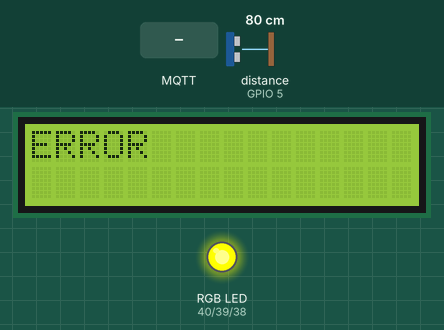
This sketch was run on a simulated ESP32-S3. Shown: 16×2 character LCD, an RGB LED mixed from three pins (HIGH = lit). The inputs (shaded band) are chosen by the test bench; at power-on: distance to the obstacle (sensor on GPIO 5) 80 cm. The echo pulse lasts 58.3 µs per cm; WiFi joins after 1.5 s; servers stay silent unless stated; no MQTT or app messages arrive unless stated; pins used as bus, display or sensor lines are not drawn; what the sketch prints to the serial monitor is not drawn.

Above: at 2.8 s.
2.9 s: MQTT message "1" arrives on the first subscribed topic
At 4.8 s:
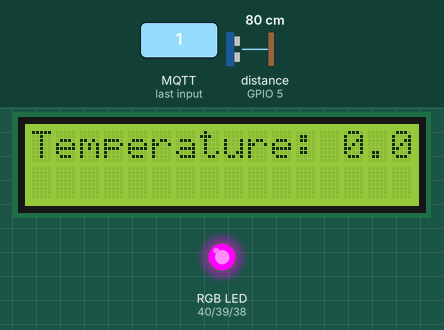
5.1 s: MQTT message "on" arrives on the first subscribed topic
7.1 s: MQTT message "off" arrives on the first subscribed topic
Timing chart, 0 to 10.1 s (numbered marks = the images above; inputs shaded):
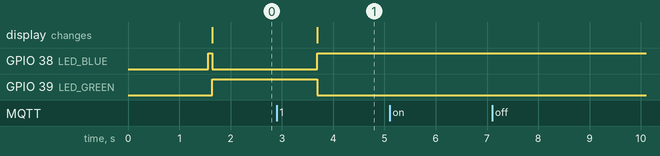

The sketch:

ESP32-S3_Exterior.ino
```cpp
/**
 * @file     ESP32-S3_Exterior.ino
 *
 * @brief    Main program for exterior ESP32-S3 node.
 *
 * This firmware runs on the exterior module of a cold storage monitoring system.
 * It uses a presence sensor to detect AMRs attempting to access the chamber, receives
 * temperature data via MQTT from the interior module, displays the temperature on an LCD,
 * provides LED-based status indication, and sends AMR presence and temperature data
 * to the interior module over RS485.
 *
 * @authors
 *    Ángela Espert Cornejo      <aespcor@etsinf.upv.es>
 *    Lourdes Francés Llimerá    <lfralli@epsa.upv.es>
 *
 * @date     May 2025
 */

//-----[ INCLUDES ]-----------------------------------------------------------//
#include <Arduino.h>

//-----[ OWN INCLUDES ]-------------------------------------------------------//
#include "global_variables.hpp"

#include "led_control.hpp"
#include "lcd_control.hpp"
#include "presence_control.hpp"

#include "wifi_receiver.hpp"
#include "rs485_sender.hpp"

//-----[ SETUP FUNCTION ]-----------------------------------------------------//

/******************************************************************************/
/*!
 * @brief  Initialization routine called once at boot.
 *
 * Sets up serial communication, initializes RS485, WiFi and MQTT connections,
 * and configures the LED, LCD, and presence sensor.
 *
 * @param  void
 * @return void
 */
void setup()
{
    Serial.begin(115200);

    setupRS485Sender();
    setupWifiReceiver();

    setupLED();
    setupLCD();
    setupPresenceSensor();
}

//-----[ LOOP FUNCTION ]------------------------------------------------------//

/******************************************************************************/
/*!
 * @brief  Main execution loop.
 *
 * Continuously checks for AMR presence, simulates AMR ID incrementation,
 * receives temperature via MQTT, sends AMR data through RS485,
 * and updates visual indicators (LCD and LEDs).
 *
 * @param  void
 * @return void
 */
void loop()
{
    checkPresence(); // Update objectDetected flag based on presence sensor

    // Simulate AMR ID assignment for testing/demo
    // In a real environment, the AMR would send his ID by WiFi
    if (objectDetected)
    {
      if (AMR_id > 50)
      {
        AMR_id = -1;
      }
      AMR_id += 1;
    }

    receiveData();   // Receive temperature from MQTT broker
    publishData();   // Send AMR ID and temperature via RS485

    updateLCD();     // Update LCD display with temperature
    updateLED();     // Update RGB LED based on temperature status

    delay(2000);     // Wait 2 seconds before repeating
}
```

global_variables.cpp
```cpp
//-----[ INCLUDES ]-----------------------------------------------------------//
#include <Arduino.h>

//-----[ OWN INCLUDES ]-------------------------------------------------------//
#include "global_variables.hpp"

//-----[ VARIABLES ]----------------------------------------------------------//
// WiFi credentials
const char* ssid                  = "Livebox6-6587";       // WiFi network SSID
const char* password              = "72kKLstTueD2";        // WiFi network password
// MQTT configuration
const char* mqttServer            = "192.168.1.132";       // IP address of the MQTT broker
const char* mqttTopic_temperature = "sensors/inside/temperature"; // MQTT topic for publishing temperature data
const int   port                  = 1883;                  // MQTT broker port
// Sensor data and system status
float       temperature           = -1;                    // Latest temperature reading
bool        objectDetected        = false;                 // Object detection flag from RS485 sensor
int         AMR_id                = -1;                    // ID of the detected AMR 
```

global_variables.hpp
```cpp
#ifndef GLOBAL_VARIABLES_H
#define GLOBAL_VARIABLES_H

#include <Arduino.h>

//-----[ WIFI SENDER CONFIGURATION ]------------------------------------------//
extern const char* ssid;                    // WiFi network SSID
extern const char* password;                // WiFi password
extern const char* mqttServer;              // MQTT broker IP or hostname
extern const char* mqttTopic_temperature;   // MQTT topic for temperature messages
extern const int   port;                    // MQTT broker port

//-----[ SENSOR DATA ]--------------------------------------------------------//
extern float temperature;                   // Current temperature reading

//-----[ RS485 RECEIVER & DOOR CONTROL ]--------------------------------------//
extern bool objectDetected;                  // Flag indicating if an object is detected
extern int  AMR_id;                          // ID of the detected AMR

#endif // GLOBAL_VARIABLES_H
```

led_control.cpp
```cpp
//-----[ INCLUDES ]-----------------------------------------------------------//
#include <Arduino.h>

//-----[ OWN INCLUDES ]-------------------------------------------------------//
#include "global_variables.hpp"
#include "led_control.hpp"

//-----[ FUNCTIONS ]----------------------------------------------------------//

/******************************************************************************/
/*!
 * @brief  Initializes LED pins and sets default state to green.
 *
 * Configures red, green, and blue LED pins as outputs. By default,
 * the green LED is turned on to indicate a safe temperature state.
 *
 * @param  void
 * @return void
 */
void setupLED()
{
  pinMode(LED_RED, OUTPUT);
  pinMode(LED_GREEN, OUTPUT);
  pinMode(LED_BLUE, OUTPUT);
  digitalWrite(LED_RED, HIGH);
  digitalWrite(LED_GREEN, LOW); // Default: green on
  digitalWrite(LED_BLUE, HIGH);
}

/******************************************************************************/
/*!
 * @brief  Updates LED color based on the current temperature.
 *
 * Sets the LED to:
 * - Red: if temperature exceeds maximum.
 * - Green: if temperature is normal.
 * - Blue: if temperature is invalid/unreadable.
 *
 * @param  void
 * @return void
 */
void updateLED()
{
  Serial.print("[led_control.cpp INFO] Actualizando LED. Temperatura: ");

  if (temperature == -1)
  {
    Serial.println("[led_control.cpp INFO] Temperatura inválida. LED en azul.");
    digitalWrite(LED_RED, HIGH);
    digitalWrite(LED_GREEN, HIGH);
    digitalWrite(LED_BLUE, LOW);
  }
  else
  {
    if (temperature > MAX_TEMPERATURE)
    {
    Serial.println("[led_control.cpp INFO] Temperatura alta. LED en rojo.");
    digitalWrite(LED_RED, LOW);
    digitalWrite(LED_GREEN, HIGH);
    digitalWrite(LED_BLUE, HIGH);
    }
    else
    {
      Serial.println("[led_control.cpp INFO] Temperatura normal. LED en verde.");
      digitalWrite(LED_RED, HIGH);
      digitalWrite(LED_GREEN, LOW);
      digitalWrite(LED_BLUE, HIGH);
    }
  }
}
```

led_control.hpp
```cpp
#ifndef LED_CONTROL_H
#define LED_CONTROL_H

#include <Arduino.h>

//-----[ LED PIN CONFIGURATION ]----------------------------------------------//
#define LED_RED    40    // GPIO pin for red LED
#define LED_GREEN  39    // GPIO pin for green LED
#define LED_BLUE   38    // GPIO pin for blue LED

//-----[ TEMPERATURE THRESHOLD ]----------------------------------------------//
#define MAX_TEMPERATURE  5.0   // Max allowed temperature (°C)

//-----[ FUNCTION DECLARATIONS ]----------------------------------------------//
void setupLED();
void updateLED();

#endif // LED_CONTROL_H
```

presence_control.cpp
```cpp
//-----[ INCLUDES ]-----------------------------------------------------------//
#include <Arduino.h>

//-----[ OWN INCLUDES ]-------------------------------------------------------//
#include "global_variables.hpp"
#include "presence_control.hpp"

//-----[ VARIABLES ]----------------------------------------------------------//
// Internal variables for timing
unsigned long lastUltrasonicCheck = 0;
const unsigned long ultrasonicInterval = 5000; // 5 seconds between checks
unsigned long currentTime = 0;

//-----[ FUNCTIONS ]----------------------------------------------------------//

/******************************************************************************/
/*!
 * @brief  Reads the distance from the ultrasonic sensor in centimeters.
 *
 * Sends a trigger pulse and measures the echo pulse duration to compute
 * the distance to the nearest object. Converts duration to distance using
 * the speed of sound.
 *
 * @param  void
 * @return long  Distance in centimeters
 */
long readDistanceCM()
{
    digitalWrite(TRIG_PIN, LOW);
    delayMicroseconds(2);
    digitalWrite(TRIG_PIN, HIGH);
    delayMicroseconds(10);
    digitalWrite(TRIG_PIN, LOW);
    long duration = pulseIn(ECHO_PIN, HIGH);
    return duration * 0.034 / 2;
}

/******************************************************************************/
/*!
 * @brief  Initializes the ultrasonic sensor pins.
 *
 * Sets the TRIG pin as output and the ECHO pin as input to enable distance
 * measurement via ultrasonic pulses.
 *
 * @param  void
 * @return void
 */
void setupPresenceSensor()
{
    pinMode(TRIG_PIN, OUTPUT);
    pinMode(ECHO_PIN, INPUT);
}

/******************************************************************************/
/*!
 * @brief  Checks for object presence using ultrasonic sensor.
 *
 * Periodically triggers a distance measurement. If an object is detected
 * within the defined threshold distance, sets `objectDetected` to true;
 * otherwise sets it to false.
 *
 * @param  void
 * @return void
 */
void checkPresence()
{
    currentTime = millis();
    if (currentTime - lastUltrasonicCheck >= ultrasonicInterval)
    {
        lastUltrasonicCheck = millis();
        long distance = readDistanceCM();
        Serial.print("Distancia: ");
        Serial.println(distance);

        if (distance > 0 && distance <= UMBRAL_DISTANCE)
        {
            objectDetected = true;
        }
        else
        {
            objectDetected = false;
        }
    }
}
```

presence_control.hpp
```cpp
#ifndef PRESENCE_CONTROL_H
#define PRESENCE_CONTROL_H

#include <Arduino.h>

//-----[ ULTRASONIC SENSOR CONFIGURATION ]-----------------------------------//
#define TRIG_PIN        4       // GPIO pin for ultrasonic trigger
#define ECHO_PIN        5       // GPIO pin for ultrasonic echo
#define UMBRAL_DISTANCE 15      // Distance threshold (cm) for object detection

//-----[ FUNCTION DECLARATIONS ]---------------------------------------------//
void setupPresenceSensor();
void checkPresence();

#endif // PRESENCE_CONTROL_H
```

rs485_sender.cpp
```cpp
//-----[ INCLUDES ]-----------------------------------------------------------//
#include <Arduino.h>
#include <SoftwareSerial.h>
#include <time.h>

//-----[ OWN INCLUDES ]-------------------------------------------------------//
#include "global_variables.hpp"
#include "rs485_sender.hpp"

//-----[ VARIABLES ]----------------------------------------------------------//
// Initialize SoftwareSerial for RS485 communication
SoftwareSerial rs485Serial(RS485_RX, RS485_TX);

//-----[ FUNCTIONS ]----------------------------------------------------------//

/******************************************************************************/
/*!
 * @brief  Sends a data frame over RS485.
 *
 * Constructs a frame with header, target ID, AMR ID, presence flag, padding,
 * and tail, and transmits it through the RS485 serial interface.
 *
 * @param  void
 * @return void
 */
void sendFrame()
{
    byte frame[8];
    frame[0] = HEAD;
    frame[1] = SLAVE_TARGET;
    frame[2] = AMR_id;                          // ID of the detected AMR
    frame[3] = objectDetected ? 0x01 : 0x00;    // Presence flag
    frame[4] = PADDING_BYTE;
    frame[5] = PADDING_BYTE;
    frame[6] = TAIL;
    frame[7] = PADDING_BYTE;                    // Extra padding

    rs485Serial.write(frame, 8);
    rs485Serial.flush();                        // Ensure complete transmission

    Serial.println("[rs485_sender.cpp INFO] Mensaje enviado.");
}

/******************************************************************************/
/*!
 * @brief  Initializes RS485 sender module.
 *
 * Starts the software serial interface for RS485 communication.
 *
 * @param  void
 * @return void
 */
void setupRS485Sender()
{
    Serial.println("[rs485_sender.cpp INFO] Iniciando comunicación RS485...");
    rs485Serial.begin(9600);
}

/******************************************************************************/
/*!
 * @brief  Periodically sends RS485 data frame if presence is detected.
 *
 * This function prints status messages and transmits RS485 frames
 * every second if object detection is active.
 *
 * @param  void
 * @return void
 */
void publishData()
{
    Serial.print("[rs485_sender.cpp INFO] Publicando objectDetected: ");
    Serial.println(objectDetected);
    Serial.print("[rs485_sender.cpp INFO] Publicando AMR_id: ");
    Serial.println(AMR_id);

    static uint32_t lastStamp   = 0;
    uint32_t currentStamp       = millis();

    if (currentStamp - lastStamp > 1000)
    {
        lastStamp = currentStamp;
        sendFrame();
    }
}
```

rs485_sender.hpp
```cpp
#ifndef RS485_SENDER_H
#define RS485_SENDER_H

#include <Arduino.h>

//-----[ RS485 PIN CONFIGURATION ]--------------------------------------------//
#define RS485_TX 17
#define RS485_RX 16

//-----[ FRAME CONSTANTS ]----------------------------------------------------//
#define HEAD          0x7E
#define TAIL          0xFE
#define PADDING_BYTE  0xAA

#define SLAVE_TARGET  0x23   // Target slave address for commands

//-----[ FUNCTION DECLARATIONS ]----------------------------------------------//
void sendFrame();
void setupRS485Sender() ;
void publishData();

#endif // RS485_SENDER_H
```

wifi_receiver.cpp
```cpp
//-----[ INCLUDES ]-----------------------------------------------------------//
#include <Arduino.h>
#include <WiFi.h>
#include <PubSubClient.h>
#include <ArduinoJson.h>

//-----[ OWN INCLUDES ]-------------------------------------------------------//
#include "global_variables.hpp"
#include "wifi_receiver.hpp"

//-----[ VARIABLES ]----------------------------------------------------------//
WiFiClient espExteriorReceiverClient;
PubSubClient clientReceiver(espExteriorReceiverClient);

//-----[ FUNCTIONS ]----------------------------------------------------------//

/******************************************************************************/
/*!
 * @brief Reconnects to the MQTT broker if disconnected.
 *
 * Continuously attempts to reconnect to the MQTT broker until successful.
 * Once connected, it resubscribes to the temperature topic.
 *
 * @param void
 * @return void
 */
void reconnectReceiver()
{
    while (!clientReceiver.connected())
    {
        Serial.print("[wifi_receiver.cpp INFO] Intentando reconectar MQTT...");
        if (clientReceiver.connect("ESP32_Exterior_Receiver"))
        {
            Serial.println("[wifi_receiver.cpp INFO] Reconectado!");
            clientReceiver.subscribe(mqttTopic_temperature);
        }
        else
        {
            Serial.print("[wifi_receiver.cpp ERROR] Error código: ");
            Serial.print(clientReceiver.state());
            delay(2000);
        }
    }
}

/******************************************************************************/
/*!
 * @brief Initializes the WiFi and MQTT connections.
 *
 * Connects the ESP32 to the WiFi network using the credentials in
 * global_variables.hpp. Then, connects to the MQTT broker and subscribes
 * to the temperature topic, setting up the callback function.
 *
 * @param void
 * @return void
 */
void setupWifiReceiver()
{
    WiFi.begin(ssid, password);
    Serial.print("[wifi_receiver.cpp INFO] Conectando a WiFi...");

    while (WiFi.status() != WL_CONNECTED)
    {
        delay(500);
        Serial.print(".");
    }
    Serial.println("\n[wifi_receiver.cpp INFO] Conectado a WiFi con IP: " + WiFi.localIP().toString());

    clientReceiver.setServer(mqttServer, port);
    clientReceiver.setCallback(mqttCallback);

    while (!clientReceiver.connected())
    {
        Serial.print("[wifi_receiver.cpp INFO] Conectando a MQTT...");
        if (clientReceiver.connect("ESP32_Exterior_Receiver"))
        {
            Serial.println("[wifi_receiver.cpp INFO] Conectado a MQTT!");
            clientReceiver.subscribe(mqttTopic_temperature);
            Serial.println("[wifi_receiver.cpp INFO] Suscrito al topic: " + String(mqttTopic_temperature));
        }
        else
        {
            Serial.print("[wifi_receiver.cpp ERROR] Fallo código: ");
            Serial.print(clientReceiver.state());
            delay(2000);
        }
    }
}

/******************************************************************************/
/*!
 * @brief Callback for incoming MQTT messages.
 *
 * Parses the payload as JSON and updates the global temperature variable.
 * Handles messages with the format: {"temperature": float_value}.
 *
 * @param topic    The topic the message was received on.
 * @param payload  Pointer to the message payload.
 * @param length   Length of the payload.
 * @return void
 */
void mqttCallback(char* topic, byte* payload, unsigned int length)
{
    Serial.print("[wifi_receiver.cpp INFO] Mensaje recibido en el topic: ");
    Serial.print(topic);
    Serial.print(" -> ");

    // Convertir el payload a string válido (terminado en '\0')
    char data[length + 1];
    memcpy(data, payload, length);
    data[length] = '\0';

    Serial.print("[wifi_receiver.cpp INFO] Contenido JSON recibido: ");
    Serial.println(data);

    JsonDocument json_message;
    DeserializationError error = deserializeJson(json_message, data);
    if (!error)
    {
        temperature = json_message["temperature"];

        Serial.print("[wifi_receiver.cpp INFO] Recibido: \n");
        Serial.println(data);
    }
    else
    {
        Serial.println("[wifi_receiver.cpp ERROR] Error al deserializar JSON");
    }
}

/******************************************************************************/
/*!
 * @brief Processes incoming MQTT messages.
 *
 * Ensures the MQTT client stays connected and processes any new messages.
 *
 * @param void
 * @return void
 */
void receiveData()
{
    if (!clientReceiver.connected())
    {
        reconnectReceiver();
    }
    clientReceiver.loop();
}
```

wifi_receiver.hpp
```cpp
#ifndef WIFI_RECEIVER_H
#define WIFI_RECEIVER_H

#include <Arduino.h>

//-----[ FUNCTION DECLARATIONS ]----------------------------------------------//
void setupWifiReceiver();
void mqttCallback(char* topic, byte* payload, unsigned int length);
void receiveData();

#endif // WIFI_RECEIVER_H
```

Source omitted: lcd_control.cpp (2121 bytes), lcd_control.hpp (438 bytes)

Measured:
- after the input at 2.9 s, GPIO 38 (LED_BLUE): LOW → HIGH after 0.79 s; GPIO 39 (LED_GREEN): HIGH → LOW after 0.79 s; the display: changes after 0.79 s (image 1)
- after the input at 5.1 s, every drawn part: stays the same
- after the input at 7.1 s, every drawn part: stays the same
